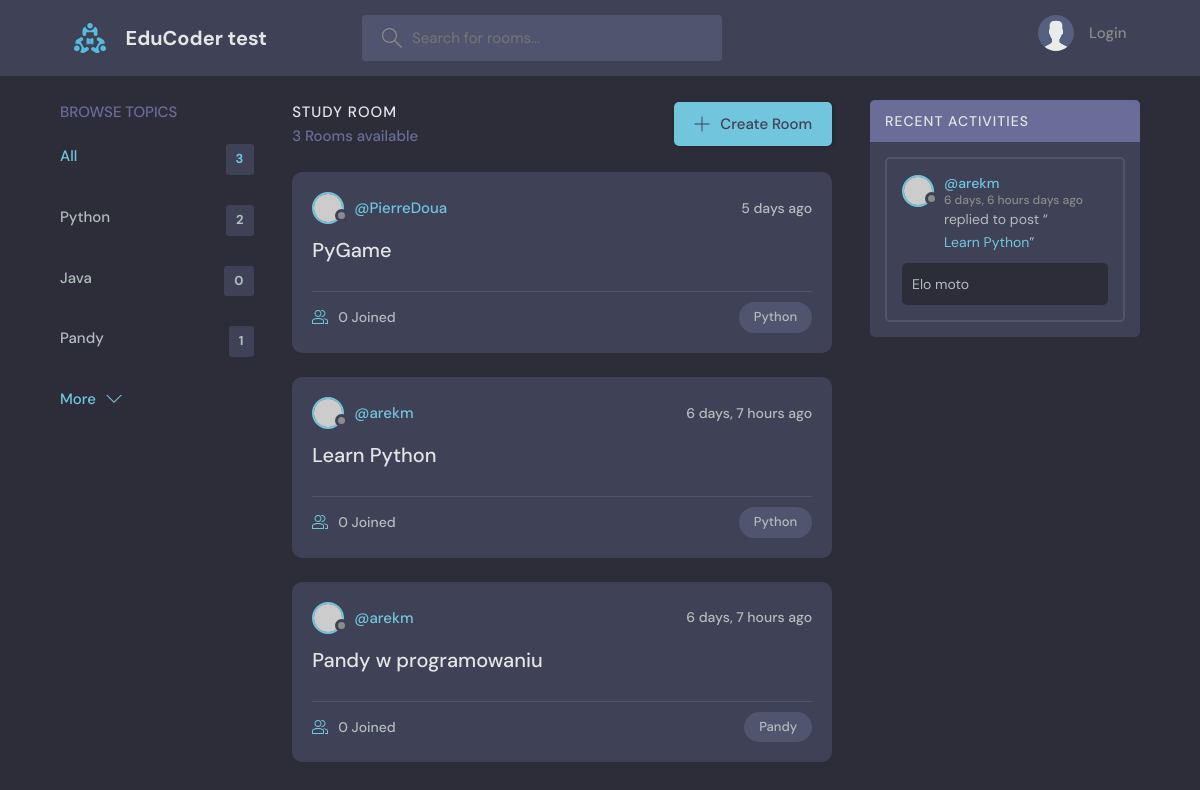
/, run on an earlier commit of the app's database.
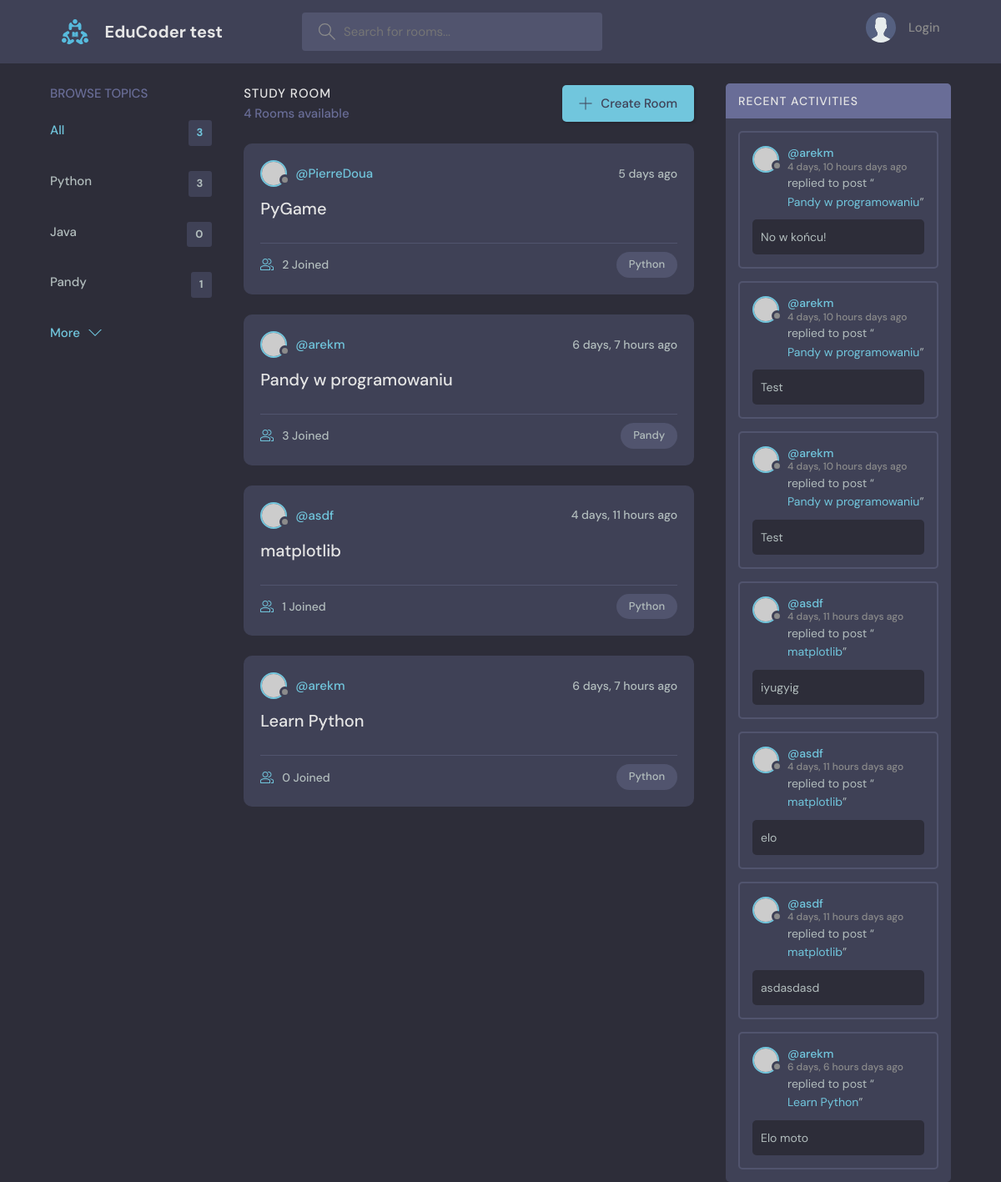
And on a later commit of the database.
### base/models.py (models this page shows, shortened)
class Topic(models.Model):
    name = models.CharField(max_length=200)

class Room(models.Model):
    host = models.ForeignKey(User, on_delete=models.SET_NULL, null = True)
    topic = models.ForeignKey(Topic, on_delete=models.SET_NULL, null = True)
    name = models.CharField(max_length=200)
    description = models.TextField(null=True, blank=True)
    participants = models.ManyToManyField(User, related_name="participants", blank=True)
    updated = models.DateTimeField(auto_now=True)
    created = models.DateTimeField(auto_now_add=True)
    class Meta:
        ordering = ['-updated', 'created']
    def __str__(self):
        return self.name

class Message(models.Model):
    user = models.ForeignKey(User, on_delete=models.CASCADE)
    room = models.ForeignKey(Room, on_delete=models.CASCADE)
    body = models.TextField()
    updated = models.DateTimeField(auto_now=True)
    created = models.DateTimeField(auto_now_add=True)
    class Meta:
        ordering = ['-updated', 'created']

### base/views.py (the view)
# urls.py: path('', views.home, name="home"),
def home(request):
    q = request.GET.get('q') if request.GET.get('q') is not None else ''
    rooms = Room.objects.filter(
        Q(topic__name__icontains=q) |
        Q(name__icontains=q) |
        Q(description__icontains=q)
    )
    topics = Topic.objects.all()[:5]
    room_count = rooms.count()
    room_messages = Message.objects.filter(Q(room__topic__name__icontains=q))
    context = {'rooms': rooms, 'topics': topics, "room_count" :room_count,
               "room_messages": room_messages}
    return render(request, 'base/home.html', context)

### templates/base/home.html (shortened to what this page needs)
{% extends 'main.html' %}
{% block content %}
    <main class="layout layout--3">
      <div class="container">
        {% include 'base/topics_component.html' %}
        <div class="roomList">
          <div class="roomList__header">
            <div>
              <h2>Study Room</h2>
              <p>{{room_count}} Rooms available</p>
            </div>
            <a class="btn btn--main" href="{% url 'create-room' %}">
              <svg version="1.1" xmlns="http://www.w3.org/2000/svg" width="32" height="32" viewBox="0 0 32 32">
                <title>add</title>
                <path
                  d="M16.943 0.943h-1.885v14.115h-14.115v1.885h14.115v14.115h1.885v-14.115h14.115v-1.885h-14.115v-14.115z"
                ></path>
              </svg>
              Create Room
            </a>
          </div>
          {% include 'base/feed_component.html' %}
        </div>
        {% include 'base/activity_component.html' %}
      </div>
    </main>
{% endblock %}

### templates/base/topics_component.html
        <div class="topics">
          <div class="topics__header">
            <h2>Browse Topics</h2>
          </div>
          <ul class="topics__list">
            <li>
              <a href="{% url 'home' %}" class="active">All <span>{{topics.count}}</span></a>
            </li>
              {% for topic in topics %}
            <li>
              <a href="{% url 'home' %}?q={{topic.name}}">{{topic.name}} <span>{{topic.room_set.all.count}}</span></a>
            </li>
              {% endfor %}
          </ul>
          <a class="btn btn--link" href="{% url 'topics' %}">
            More
            <svg version="1.1" xmlns="http://www.w3.org/2000/svg" width="32" height="32" viewBox="0 0 32 32">
              <title>chevron-down</title>
              <path d="M16 21l-13-13h-3l16 16 16-16h-3l-13 13z"></path>
            </svg>
          </a>
        </div>

### templates/base/feed_component.html (shortened to what this page needs)
{% for room in rooms %}
<div class="roomListRoom">
            <div class="roomListRoom__header">
              <a href="{% url 'user-profile' room.host.id %}" class="roomListRoom__author">
                <div class="avatar avatar--small">
                  <img src="https://randomuser.me/api/portraits/women/11.jpg" />
                </div>
                <span>@{{room.host.username}}</span>
              </a>
              <div class="roomListRoom__actions">
                <span>{{room.created|timesince}} ago</span>
              </div>
            </div>
            <div class="roomListRoom__content">
              <a href="{% url 'room' room.id %}">{{room.name}}</a>
            </div>
            <div class="roomListRoom__meta">
              <a href="{% url 'room' room.id %}" class="roomListRoom__joined">
                {{room.participants.all.count}} Joined
              </a>
              <p class="roomListRoom__topic">{{room.topic.name}}</p>
            </div>
          </div>
{% endfor %}

### templates/base/activity_component.html (shortened to what this page needs)
<div class="activities">
    <div class="activities__header">
        <h2>Recent Activities</h2>
    </div>
    {% for message in room_messages %}
    <div class="activities__box">
        <div class="activities__boxHeader roomListRoom__header">
            <a href="{% url 'user-profile' message.user.id %}" class="roomListRoom__author">
                <div class="avatar avatar--small">
                    <img src="https://randomuser.me/api/portraits/women/11.jpg" />
                </div>
                <p>
                    @{{message.user}}
                    <span>{{message.created|timesince}} days ago</span>
                </p>
            </a>
        </div>
        <div class="activities__boxContent">
          <p>
              replied to post “<a href="{% url 'room' message.room.id %}">{{message.room}}</a>”
          </p>
          <div class="activities__boxRoomContent">
                {{message.body}}
          </div>
        </div>
    </div>
    {% endfor %}
</div>

What changed in the data, as far as the page shows it:
computed for Topic "Python": room_set.all.count "2" → "3"
changed Room "PyGame": participants.all.count "0" → "2"
changed Room "Pandy w programowaniu": participants.all.count "0" → "3"; moves up the list
added Room: host.username "asdf", created "4 days, 11 hours", name "matplotlib", participants.all.count "1", topic.name "Python"
added Message: user "arekm", created "4 days, 10 hours", room "Pandy w programowaniu", body "No w końcu!"
added Message: user "arekm", created "4 days, 10 hours", room "Pandy w programowaniu", body "Test"
added Message: user "arekm", created "4 days, 10 hours", room "Pandy w programowaniu", body "Test"
added Message: user "asdf", created "4 days, 11 hours", room "matplotlib", body "iyugyig"
added Message: user "asdf", created "4 days, 11 hours", room "matplotlib", body "elo"
added Message: user "asdf", created "4 days, 11 hours", room "matplotlib", body "asdasdasd"
Also different on the page:
{{ room_count }}: "3" → "4"
